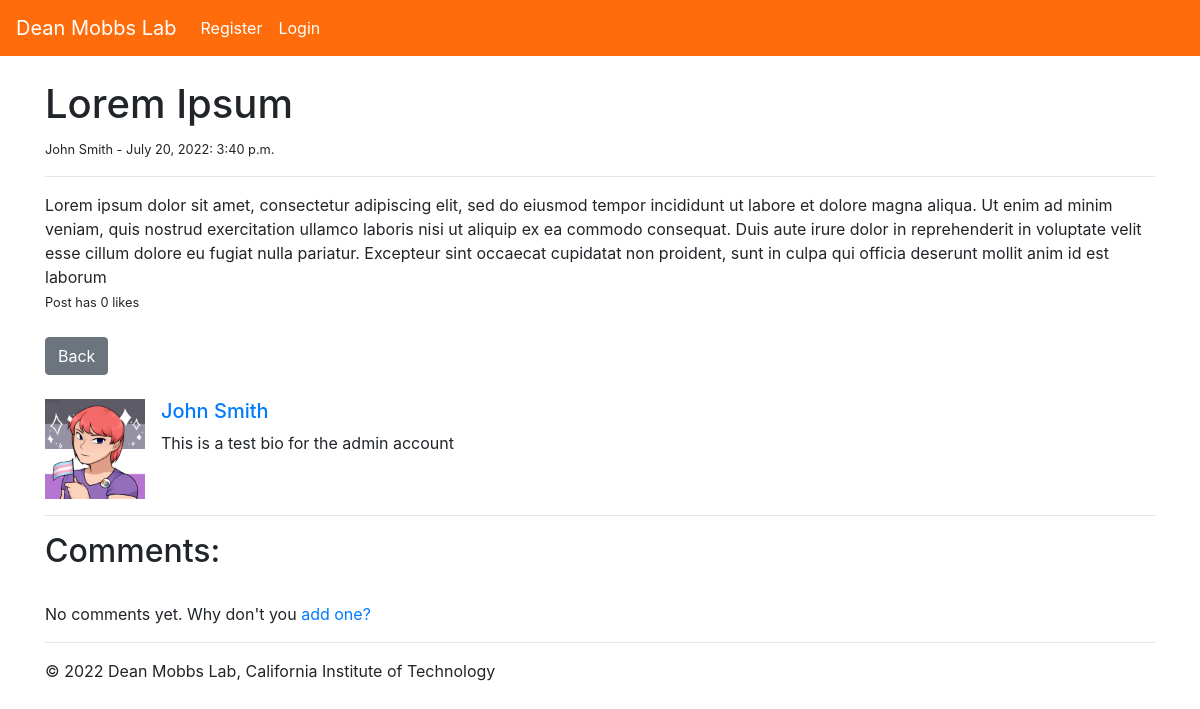
/post/7, run on an earlier commit of the app's database.
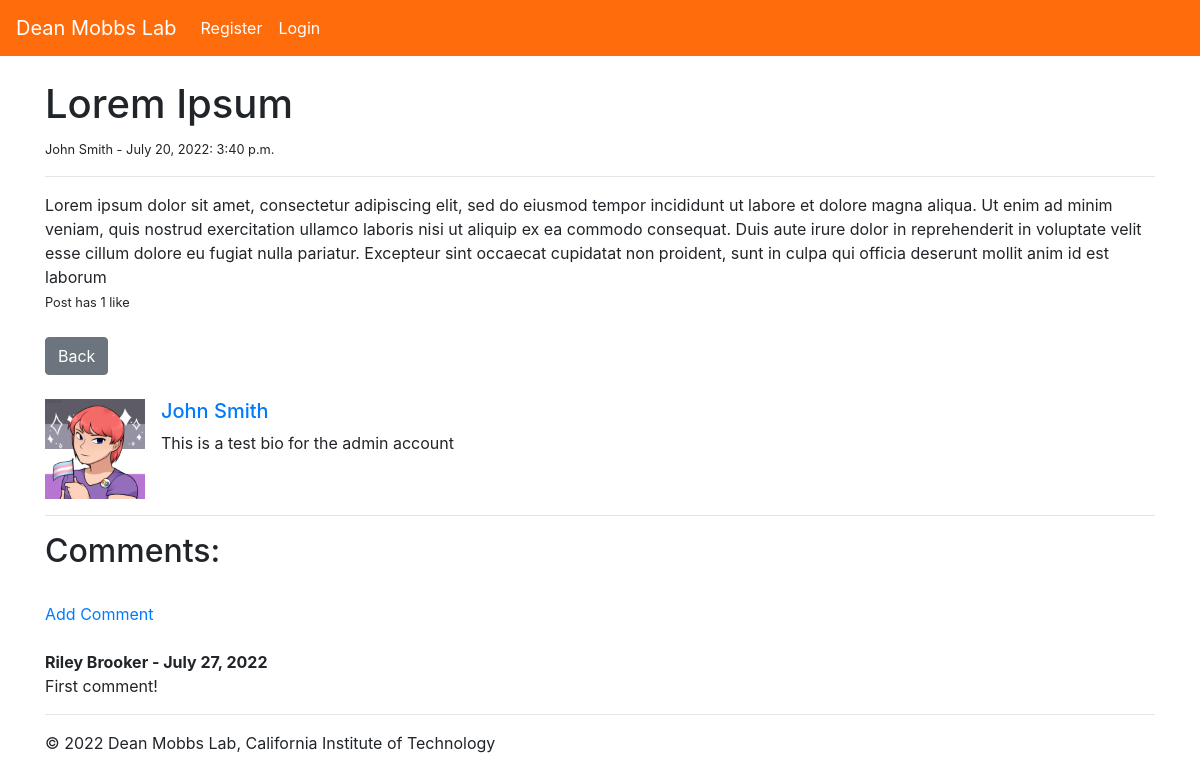
And on a later commit of the database.
### Posts/models.py (models this page shows, shortened)
class Post(models.Model):
    title = models.CharField(max_length=255)
    author = models.ForeignKey(User, on_delete=models.CASCADE)
    body = RichTextField(blank=True, null=True)
    post_date = models.DateField(auto_now_add=True)
    post_time = models.TimeField(auto_now_add=True)
    likes = models.ManyToManyField(User, related_name='posts')
    image = models.ImageField(null=True, blank=True, upload_to="images/")
    def total_likes(self):
        return self.likes.count()

class UserProfile(models.Model):
    user = models.OneToOneField(User, null=True, on_delete=models.CASCADE)
    bio = models.TextField()
    profile_picture = models.ImageField(null=True, blank=True, upload_to="images/profile")

class Comment(models.Model):
    post = models.ForeignKey(Post, related_name='comments', on_delete=models.CASCADE)
    name = models.CharField(max_length=255)
    body = models.TextField()
    date_added = models.DateField(auto_now_add=True)

### Posts/views.py (the view)
# urls.py: path('post/<int:pk>', PostDetailView.as_view(), name='post-detail'),
class PostDetailView(DetailView):
    model = Post
    template_name = 'post_detail.html'
    def get_context_data(self, *args, **kwargs):
        context = super(PostDetailView, self).get_context_data(*args, **kwargs)
        post = get_object_or_404(Post, id=self.kwargs['pk'])
        total_likes = post.total_likes()
        liked = False
        if post.likes.filter(id=self.request.user.id).exists():
            liked = True
        context['total_likes'] = total_likes
        context['liked'] = liked
        return context

### Posts/templates/post_detail.html (shortened to what this page needs)
{% extends 'base.html' %}
{% load static %}
{% block content %}
<h1>{{ post.title }}</h1>
<small>{{post.author.first_name}} {{ post.author.last_name }} -
    {{ post.post_date }}: {{ post.post_time }}</small><br/>
<hr>
{{ post.body|safe }} <br/>
{% if total_likes == 1 %}
    <small>Post has {{ total_likes }} like</small>
{% else %}
    <small>Post has {{ total_likes }} likes</small>
{% endif %}
<br/><br/>
<a href="{% url 'home' %}" class="btn btn-secondary">Back</a>
<br/><br/>
{% if post.author.userprofile.profile_picture %}
<div class="media">
    <img src="{{ post.author.userprofile.profile_picture.url }}" class="align-self-center mr-3" alt="..."  width=100 height=100>
{% else %}
<div class="media">
    <img src="{% static 'Posts/images/default.png' %}" class="align-self-center mr-3" alt="..."  width=100 height=100>
{% endif %}
    <div class="media-body">
      <h5 class="mt-0"><a href="{% url 'show-profile' post.author.id %}">{{ post.author.first_name }} {{ post.author.last_name }}</a></h5>
      <p>{{ post.author.userprofile.bio }}</p>
    </div>
</div>
<hr>
<h2>Comments:</h2>
<br/>
{% if not post.comments.all %}
    No comments yet. Why don't you <a href="{% url 'add-comment' post.pk %}">add one?</a>
{% else %}
    <a href="{% url 'add-comment' post.pk %}">Add Comment</a>
    {% for comment in post.comments.all %}
        <br/><br/>
        <strong>{{ comment.name }} - {{comment.date_added}}</strong>
        <br/>
        {{ comment.body }}
    {% endfor %}
{% endif %}
{% endblock %}

### Posts/templates/base.html (shortened to what this page needs)
<!doctype html>
<html lang="en">
  <head>
    <link rel="stylesheet" href="https://cdn.jsdelivr.net/npm/bootstrap@4.4.1/dist/css/bootstrap.min.css">
  </head>
  <body>
    <nav class="navbar navbar-expand-lg navbar-dark" style="background-color: #FF6C0C">
        <a class="navbar-brand" href="{% url 'home' %}">Dean Mobbs Lab</a>
        <div class="collapse navbar-collapse" id="navbarSupportedContent">
          <ul class="navbar-nav mr-auto">
            {% if user.is_authenticated %}
            <li class="nav-item dropdown">
              <a class="nav-link dropdown-toggle" href="#" id="navbarDropdown" role="button" data-toggle="dropdown" aria-haspopup="true" aria-expanded="false" style="color: white;">
                Post
              </a>
              <div class="dropdown-menu" aria-labelledby="navbarDropdown">
                <a class="dropdown-item" href="{% url 'post-create' %}" style="color:#FF6C0C;">Create Post</a>
                <a class="dropdown-item" href="{%url 'my-posts' %}" style="color:#FF6C0C;">My Posts</a>
              </div>
            </li>
            <li class="nav-item">
              <a class="nav-link" href="{% url 'chat' %}" style="color: white">Chat</a>
            </li>
            <li class="nav-item dropdown">
              <a class="nav-link dropdown-toggle" href="#" id="navbarDropdown" role="button" data-toggle="dropdown" aria-haspopup="true" aria-expanded="false" style="color: white;">
                {{ user.first_name }} {{ user.last_name }}
              </a>
                <div class="dropdown-menu" aria-labelledby="navbarDropdown">
                <a class="dropdown-item" href="{% url 'edit-profile' %}" style="color:#FF6C0C">Edit Settings</a>
                {% if user.userprofile.id %}
                  <a class="dropdown-item" href="{% url 'edit-profile-page' user.userprofile.id %}" style="color:#FF6C0C;">Edit Profile Page</a>
                  <a class="dropdown-item" href="{% url 'show-profile' user.userprofile.id %}" style="color:#FF6C0C;">View Profile Page</a>
                {% else %}
                  <a class="dropdown-item" href="{% url 'create-profile' %}" style="color:#FF6C0C;">Create Profile Page</a>
                {% endif %}
              </div>
            </li>
              <li class="nav-item">
                <a class="nav-link" href="{% url 'logout' %}" style="color: white">Logout</a>
              </li>
            {% else %}
              <li class="nav-item">
                <a class="nav-link" href="{% url 'register' %}" style="color: white">Register</a>
              </li>
              <li class="nav-item">
                <a class="nav-link" href="{% url 'login' %}" style="color: white">Login</a>
              </li>
            {% endif %}
          </ul>
        </div>
      </nav>
    <br/>
    <div class="container">
    {% block content %}
    {% endblock %}
    <hr>
    © 2022 Dean Mobbs Lab, California Institute of Technology
    </div>
  </body>
</html>

What changed in the data, as far as the page shows it:
added Comment: name "Riley Brooker", date_added "July 27, 2022", body "First comment!"
Also different on the page:
{{ total_likes }}: (not shown) → "1"
{{ total_likes }}: "0" → (not shown)
text no longer shown: "likes No comments yet. Why don't you add one?"
text now shown: "like Add Comment"
